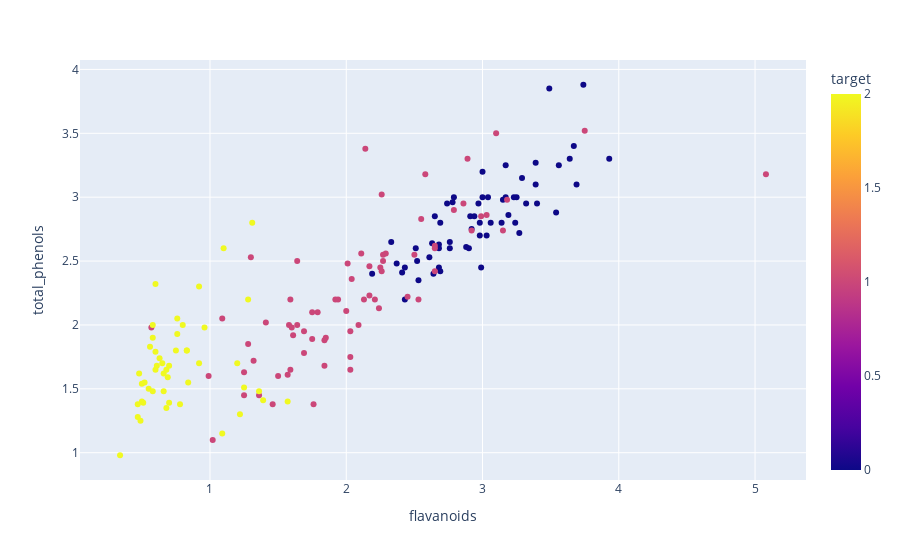

The notebook cell saved with this chart:
### Code cell
px.scatter(df, x='flavanoids', y='total_phenols', color='target')

### Figure 1 — Plotly figure (JSON) as saved in the notebook; plotly's stock layout.template omitted (floating-point values rounded to 4 significant figures; data arrays with more than 128 entries replaced by an {"elided": "..."} marker saying what was removed)
{"data": [{"hovertemplate": "flavanoids=%{x}<br>total_phenols=%{y}<br>target=%{marker.color}<extra></extra>", "legendgroup": "", "marker": {"color": {"elided": "178 int values"}, "coloraxis": "coloraxis", "symbol": "circle"}, "mode": "markers", "name": "", "showlegend": false, "type": "scatter", "x": {"elided": "178 float values"}, "xaxis": "x", "y": {"elided": "178 float values"}, "yaxis": "y"}], "layout": {"coloraxis": {"colorbar": {"title": {"text": "target"}}, "colorscale": [[0, "#0d0887"], [0.1111, "#46039f"], [0.2222, "#7201a8"], [0.3333, "#9c179e"], [0.4444, "#bd3786"], [0.5556, "#d8576b"], [0.6667, "#ed7953"], [0.7778, "#fb9f3a"], [0.8889, "#fdca26"], [1, "#f0f921"]]}, "legend": {"tracegroupgap": 0}, "margin": {"t": 60}, "xaxis": {"anchor": "y", "domain": [0, 1], "title": {"text": "flavanoids"}}, "yaxis": {"anchor": "x", "domain": [0, 1], "title": {"text": "total_phenols"}}}}
